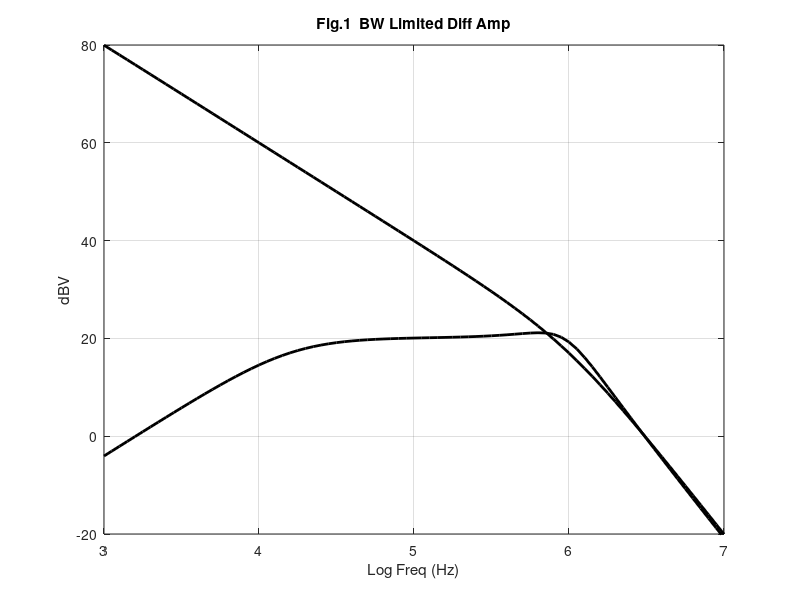

Reproduce this figure in MATLAB.
% Bandwidth Limited Differentiator
% File:  d:\Mfiles\bookdisk\bwdiff.m
clear;clc
% Component values
R1=1000;R2=10000;C1=10e-9;
BF=3; % beginning log frequency = 10^BF
ND=4; % number of decades
PD=20; % points per decade
w1=2*pi*100;w2=2*pi*1e6;Ao=1e5;
% oppamp characteristics
FM=linspace(BF,BF+ND,ND*PD+1);
% log Freq linear scale
for i=1:ND*PD+1
   F(i)=10^FM(i);s=0+2*pi*F(i)*j;
% s = jw
	Aol=Ao/((1+s/w1)*(1+s/w2));
% opamp open loop gain 
	Op(i)=20*log10(abs(Aol));
% dBV
%   
% create A matrix and 
% B input column vector
%   
A=[((s*C1)/(s*R1*C1+1)+1/R2) -1/R2;
   Aol 1];
B=[s*C1/(s*R1*C1+1);0];
   Va=A\B;Vo(i)=20*log10(abs(Va(2)));
% output in dBV
end
%
% plot results
%
h=plot(FM,Vo,'k',FM,Op,'k');
set(h,'LineWidth',2)
grid on
axis([BF BF+ND -20 80])
xlabel('Log Freq (Hz)');ylabel('dBV')
title('Fig.1  BW Limited Diff Amp')
% Option - print to graphics file 
%print -dmeta bwlim
%print -dhpgl bwlim 
%print -dbitmap bwlim


